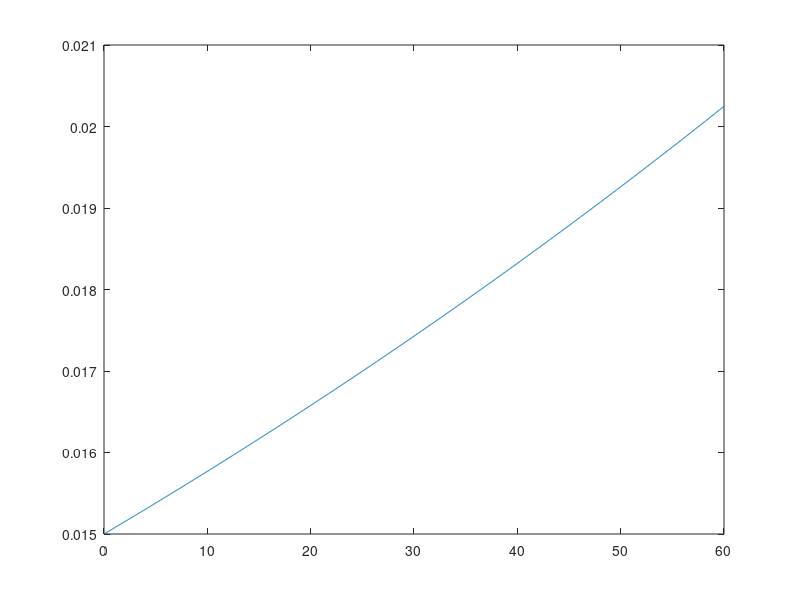

Reproduce this figure in MATLAB.
% 
% clear all
% close all
% 
% Azimut =45;
% Elevation =30;
% 
% rawData1 = importdata('test.dat');
% 
% 
% Pos = reshape(rawData1, 3, 13);
% 
% plot3(Pos(1,:),Pos(2,:),Pos(3,:),'o')
% grid on
% axis([-0.6 0.6 -0.6 0.6 0 1.2])
% view([Azimut,Elevation])

% a=[4 6 9];
% b=[5 2 7];
% 
% cross(a,b)

clear all
close all

t2=0:0.05:60;
amp=0.015*exp((t2)/200);

plot(t2,amp)
